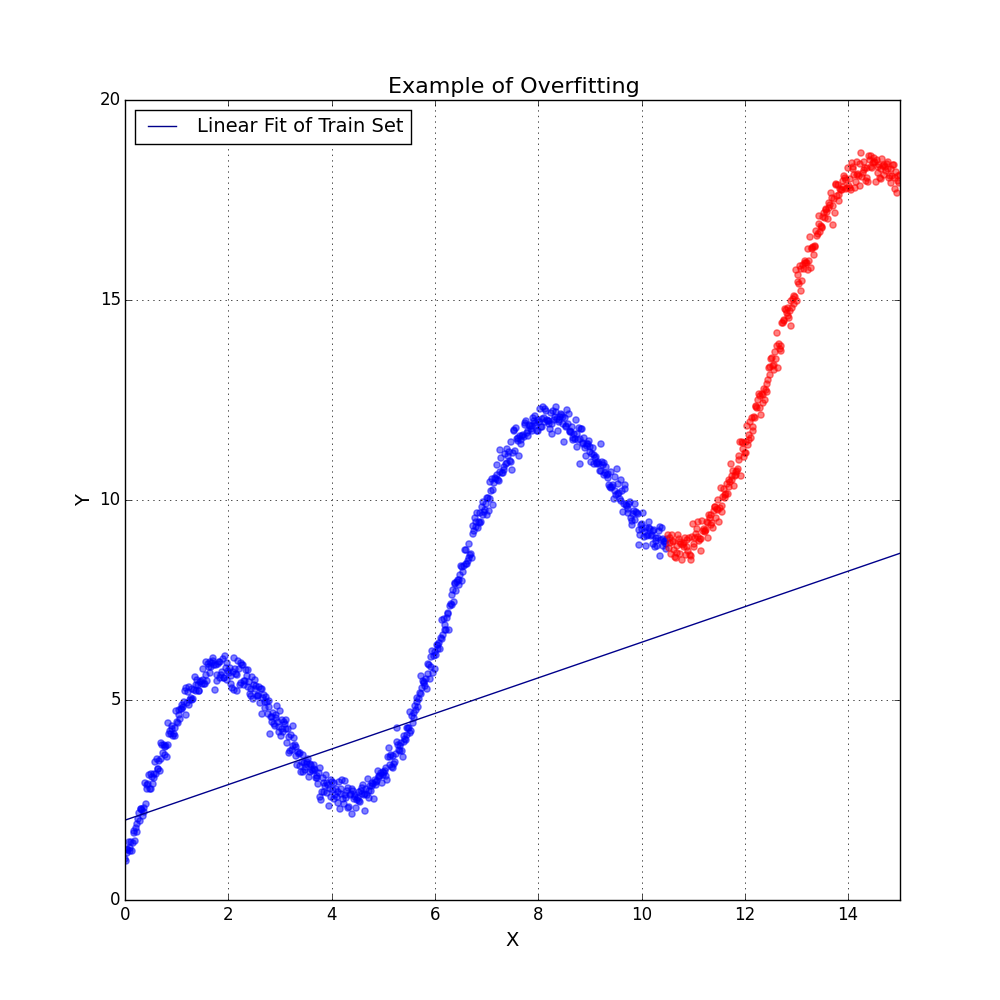

Reproduce this figure in Python.
# ----------------
# IMPORT PACKAGES
# ----------------

# The pandas package is used to fetch and store data in a DataFrame.
# The matplotlib package is for graphical outputs (eg. box-plot, histogram, QQ-plot).
# The numpy package is for scientific computing and container of generic data (used for generating a continuous distribution)
# The statsmodels is used to find the model coefficients. Formula holds lower case models.
import pandas as pd
import matplotlib.pyplot as plt
import numpy as np
import statsmodels.api as sm
import statsmodels.formula.api as smf
from matplotlib import colors

# ----------------
# GENERATE DATA
# ----------------

# Set seed for reproducible results
np.random.seed(414)

# Generate data
X = np.linspace(0, 15, 1000)
y = 3 * np.sin(X) + np.random.normal(1 + X, 0.2, 1000)

# Split into training set (70%) and test set (30%)
train_X, train_y = X[:700], y[:700]
test_X, test_y = X[700:], y[700:]

train_df = pd.DataFrame({"X": train_X, "y": train_y})
test_df = pd.DataFrame({"X": test_X, "y": test_y})

# ----------------
# MODEL DATA
# ----------------

# Linear Polynomial Fit of Training Set
poly_line_train = smf.ols(formula="y ~ 1 + X", data=train_df).fit()
print ""
print poly_line_train.summary()
print "Intercept: ", poly_line_train.params[0]
print "Coefficient: ", poly_line_train.params[1]
print "P-Value: ", poly_line_train.pvalues[0]
print "R-Squared: ", poly_line_train.rsquared

# Quadratic Polynomial Fit of Training Set
poly_quad_train = smf.ols(formula="y ~ 1 + X + I(X**2)", data=train_df).fit()
print ""
print poly_quad_train.summary()
print "Intercept: ", poly_quad_train.params[0]
print "Coefficient: ", poly_quad_train.params[1]
print "P-Value: ", poly_quad_train.pvalues[0]
print "R-Squared: ", poly_quad_train.rsquared

# Linear Polynomial Fit of Testing Set
poly_line_test = smf.ols(formula="y ~ 1 + X", data=test_df).fit()
print ""
print poly_line_test.summary()
print "Intercept: ", poly_line_test.params[0]
print "Coefficient: ", poly_line_test.params[1]
print "P-Value: ", poly_line_test.pvalues[0]
print "R-Squared: ", poly_line_test.rsquared

# Quadratic Polynomial Fit of Testing Set
poly_quad_test = smf.ols(formula="y ~ 1 + X + I(X**2)", data=test_df).fit()
print ""
print poly_quad_test.summary()
print "Intercept: ", poly_quad_test.params[0]
print "Coefficient: ", poly_quad_test.params[1]
print "P-Value: ", poly_quad_test.pvalues[0]
print "R-Squared: ", poly_quad_test.rsquared



# ----------------
# VISUALIZE DATA
# ----------------

space = np.arange(0, 15, 0.5)
plt.figure(figsize=(10, 10))
plt.scatter(train_df["X"], train_df["y"], alpha=0.5, color="blue")
plt.scatter(test_df["X"], test_df["y"], alpha=0.5, color="red")
plot_line_train, = plt.plot(poly_line_train.params[0] + poly_line_train.params[1] * space, color="darkblue", label="Linear Fit of Train Set")
plt.legend(handles=[plot_line_train], loc=2, fontsize=14)
plt.gca().grid(True)
plt.xlabel("X", fontsize=14)
plt.ylabel("Y", fontsize=14)
plt.xlim(0, 15)
plt.title("Example of Overfitting", fontsize=16)
plt.savefig("overfitting.png")